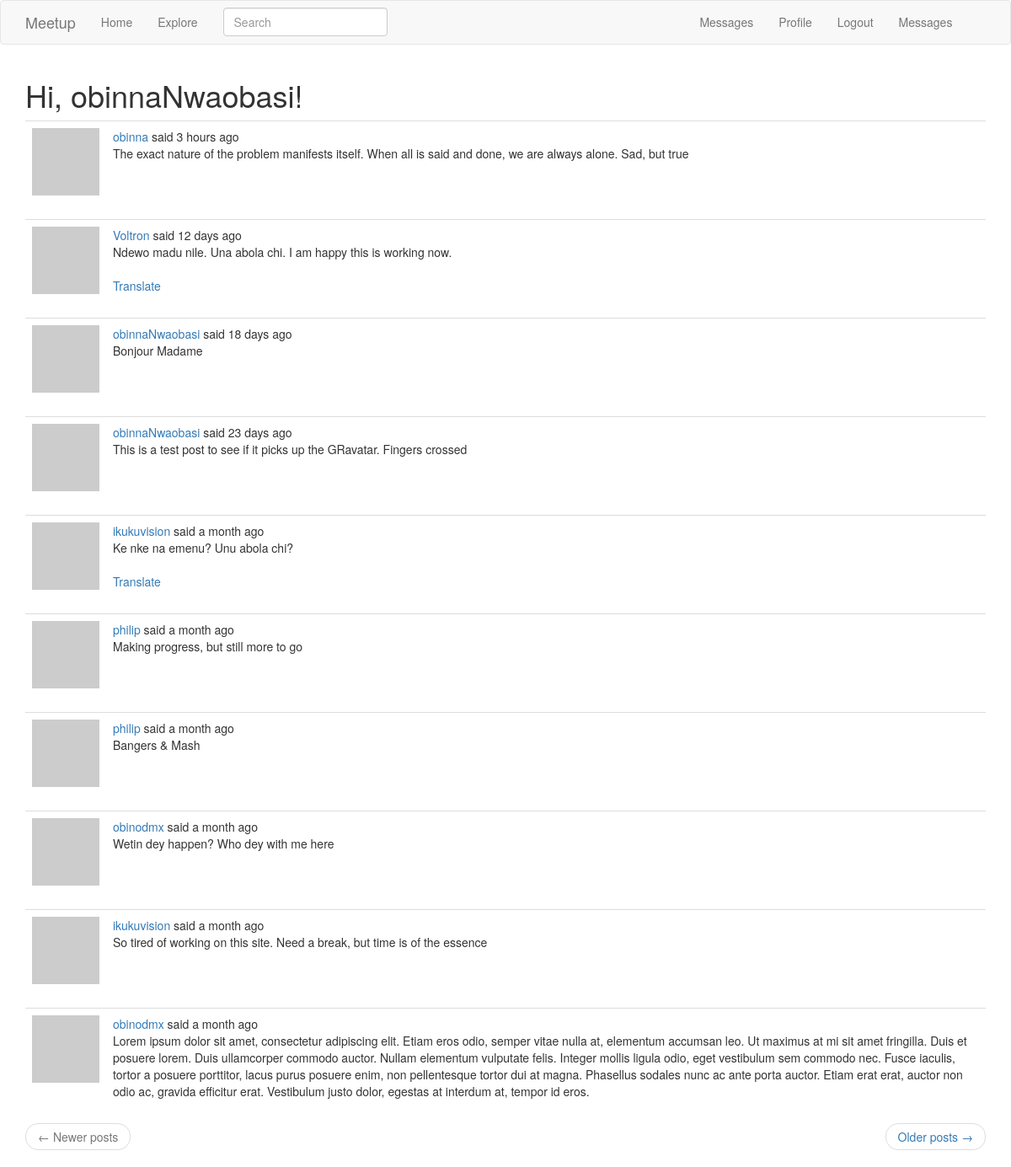
Page /explore (signed in) on the committed database.
### APP/models.py (models this page shows, shortened)
class User(UserMixin, db.Model):
    id = db.Column(db.Integer, primary_key=True)
    username = db.Column(db.String(64), index=True, unique=True)
    email = db.Column(db.String(120), index=True, unique=True)
    password_hash = db.Column(db.String(128))
    posts = db.relationship('Post', backref='author', lazy='dynamic')
    notifications = db.relationship('Notification', backref='user',
                                    lazy='dynamic')
    about_me = db.Column(db.String(140))
    messages_sent = db.relationship('Message',
                                    foreign_keys='Message.sender_id',
                                    backref='author', lazy='dynamic')
    messages_received = db.relationship('Message',
                                        foreign_keys='Message.recipient_id',
                                        backref='recipient', lazy='dynamic')
    last_message_read_time = db.Column(db.DateTime)
    last_seen = db.Column(db.DateTime)
    followed = db.relationship(
        'User', secondary=followers,
        primaryjoin=(followers.c.follower_id == id),
        secondaryjoin=(followers.c.followed_id == id),
        backref=db.backref('followers', lazy='dynamic'), lazy='dynamic')
    def avatar(self, size):
        digest = md5(self.email.lower().encode('utf-8')).hexdigest()
        return 'https://www.gravatar.com/avatar/{}?d=identicon&s={}'.format(
            digest, size)
    def new_messages(self):
        last_read_time = self.last_message_read_time or datetime(1900, 1, 1)
        return Message.query.filter_by(recipient=self).filter(
            Message.timestamp > last_read_time).count()

class SearchableMixin(object):
    @classmethod
    def before_commit(cls, session):
        session._changes = {
            'add': [obj for obj in session.new if isinstance(obj, cls)],
            'update': [obj for obj in session.dirty if isinstance(obj, cls)],
            'delete': [obj for obj in session.deleted if isinstance(obj, cls)]
        }
    @classmethod
    def after_commit(cls, session):
        for obj in session._changes['add']:
            add_to_index(cls.__tablename__, obj)
        for obj in session._changes['update']:
            add_to_index(cls.__tablename__, obj)
        for obj in session._changes['delete']:
            remove_from_index(cls.__tablename__, obj)
        session._changes = None

class Post(SearchableMixin, db.Model):
    id = db.Column(db.Integer, primary_key=True)
    body = db.Column(db.String(140))
    timestamp = db.Column(db.DateTime, index=True, default=datetime.utcnow)
    user_id = db.Column(db.Integer, db.ForeignKey('user.id'))
    language = db.Column(db.String(5))
    __searchable__ = ['body']

### APP/main/routes.py (the view)
@bp.route('/explore')
@login_required
def explore():
    page = request.args.get('page', 1, type=int)
    posts = Post.query.order_by(Post.timestamp.desc()).paginate(
        page, current_app.config['POSTS_PER_PAGE'], False)
    next_url = url_for('main.explore', page=posts.next_num) \
        if posts.has_next else None
    prev_url = url_for('main.explore', page=posts.prev_num) \
        if posts.has_prev else None
    return render_template('index.html', title='Explore', posts=posts.items,
                           next_url=next_url, prev_url=prev_url)

### APP/main/forms.py
class SearchForm(FlaskForm):
    q = StringField(_l('Search'), validators=[DataRequired()])
    def __init__(self, *args, **kwargs):
        if 'formdata' not in kwargs:
            kwargs['formdata'] = request.args
        if 'csrf_enabled' not in kwargs:
            kwargs['csrf_enabled'] = False
        super(SearchForm, self).__init__(*args, **kwargs)

### APP/main/routes.py (called while the page is built)
@bp.before_app_request
def before_request():
    if current_user.is_authenticated:
        current_user.last_seen = datetime.utcnow()
        db.session.commit()
        g.search_form = SearchForm()
    g.locale = str(get_locale())

### APP/models.py (called while the page is built)
@login.user_loader
def load_user(id):
    return User.query.get(int(id))

### APP/templates/index.html (shortened to what this page needs)
{% extends "base.html" %}
{% import 'bootstrap/wtf.html' as wtf %}
{% block app_content %}
    <h1>{{ _('Hi, %(username)s!', username=current_user.username) }}</h1>
    {% for post in posts %}
        {% include '_post.html' %}
    {% endfor %}
    <nav aria-label="...">
        <ul class="pager">
            <li class="previous{% if not prev_url %} disabled{% endif %}">
                <a href="{{ prev_url or '#' }}">
                    <span aria-hidden="true">&larr;</span> {{ _('Newer posts') }}
                </a>
            </li>
            <li class="next{% if not next_url %} disabled{% endif %}">
                <a href="{{ next_url or '#' }}">
                    {{ _('Older posts') }} <span aria-hidden="true">&rarr;</span>
                </a>
            </li>
        </ul>
    </nav>
{% endblock %}

### APP/templates/_post.html (shortened to what this page needs)
<table class="table table-hover">
        <tr>
            <td width="70px">
                <a href="{{ url_for('main.user', username=post.author.username) }}">
                    <img src="{{ post.author.avatar(70) }}" />
                </a>
            </td>
            <td>
                {{ _('%(username)s said %(when)s',
                    username=user_link, when=moment(post.timestamp).fromNow()) }}
                <br>
                <span id="post{{ post.id }}">{{ post.body }}</span>
                {% if post.language and post.language != g.locale %}
                <br><br>
                <span id="translation{{ post.id }}">
                    <a href="javascript:translate(
                                '#post{{ post.id }}',
                                '#translation{{ post.id }}',
                                '{{ post.language }}',
                                '{{ g.locale }}');">{{ _('Translate') }}</a>
                </span>
                {% endif %}
            </td>
        </tr>
    </table>

### rows in the picture
Post: body "The exact nature of the problem manifests itself. When all is said and done, we are always alone. Sad, but true"
Post: body "Ndewo madu nile. Una abola chi. I am happy this is working now."
Post: body "Bonjour Madame"
Post: body "This is a test post to see if it picks up the GRavatar. Fingers crossed"
Post: body "Ke nke na emenu? Unu abola chi?"
Post: body "Making progress, but still more to go"
Post: body "Bangers & Mash"
Post: body "Wetin dey happen? Who dey with me here"
Post: body "So tired of working on this site. Need a break, but time is of the essence"
Post: body "Lorem ipsum dolor sit amet, consectetur adipiscing elit. Etiam eros odio, semper vitae nulla at, elementum accumsan leo. Ut maximus at mi sit amet fringilla. Duis et posuere lorem. Duis ullamcorper commodo auctor. Nullam elementum vulputate felis. Integer mollis ligula odio, eget vestibulum sem commodo nec. Fusce iaculis, tortor a posuere porttitor, lacus purus posuere enim, non pellentesque tortor dui at magna. Phasellus sodales nunc ac ante porta auctor. Etiam erat erat, auctor non odio ac, gravida efficitur erat. Vestibulum justo dolor, egestas at interdum at, tempor id eros."
